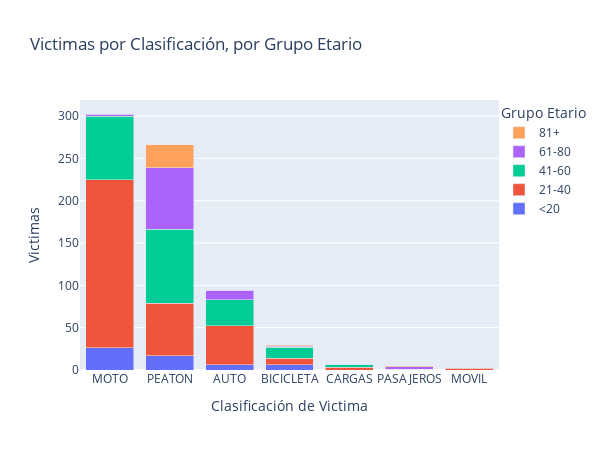

The cell this chart's notebook holds for it:
### Markdown cell above
#### Tipo de Victimas, por Grupo Etario

### Code cell
# Agrupamos por 'VICTIMA' y 'EDAD_GRUPO'
df_agrupado = df_homicidios.groupby(['VICTIMA', 'EDAD_GRUPO']).size().unstack()
# Sumamos las filas y aplicamos un sort
df_agrupado['suma'] = df_agrupado.sum(axis=1)
df_agrupado.sort_values('suma', ascending=False, inplace=True)
df_agrupado.drop(columns='suma', inplace=True)
# Creamos una grafica de barras tipo stacked
fig = go.Figure(data=[
    go.Bar(name=col, x=df_agrupado.index, y=df_agrupado[col]) for col in df_agrupado.columns
])
# Configuramos el layout
fig.update_layout(barmode='stack', xaxis_title='Clasificación de Victima', yaxis_title='Victimas',
                  title='Victimas por Clasificación, por Grupo Etario',
                  autosize=False, width=600, height=450,
                  legend=dict(x=1, y=1),
                  legend_title='Grupo Etario',
                  template='plotly'
)
fig.show()

### Figure 1 — Plotly figure (JSON) as saved in the notebook; plotly's stock layout.template omitted (floating-point values rounded to 4 significant figures)
{"data": [{"name": "<20", "type": "bar", "x": ["MOTO", "PEATON", "AUTO", "BICICLETA", "CARGAS", "PASAJEROS", "MOVIL"], "y": [26, 17, 6, 6, 0, 1, 0]}, {"name": "21-40", "type": "bar", "x": ["MOTO", "PEATON", "AUTO", "BICICLETA", "CARGAS", "PASAJEROS", "MOVIL"], "y": [199, 62, 46, 8, 3, 0, 2]}, {"name": "41-60", "type": "bar", "x": ["MOTO", "PEATON", "AUTO", "BICICLETA", "CARGAS", "PASAJEROS", "MOVIL"], "y": [75, 87, 31, 13, 3, 0, 1]}, {"name": "61-80", "type": "bar", "x": ["MOTO", "PEATON", "AUTO", "BICICLETA", "CARGAS", "PASAJEROS", "MOVIL"], "y": [2, 73, 11, 1, 1, 3, 0]}, {"name": "81+", "type": "bar", "x": ["MOTO", "PEATON", "AUTO", "BICICLETA", "CARGAS", "PASAJEROS", "MOVIL"], "y": [1, 27, 0, 1, 0, 1, 0]}], "layout": {"autosize": false, "barmode": "stack", "height": 450, "legend": {"title": {"text": "Grupo Etario"}, "x": 1, "y": 1}, "title": {"text": "Victimas por Clasificación, por Grupo Etario"}, "width": 600, "xaxis": {"title": {"text": "Clasificación de Victima"}}, "yaxis": {"title": {"text": "Victimas"}}}}
